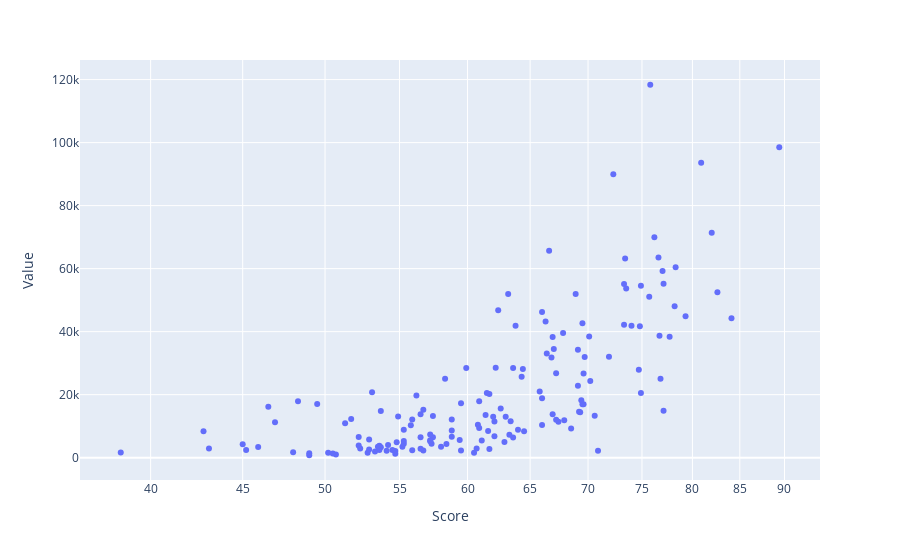

This figure's notebook cell:
### Code cell
fig = px.scatter(merged_data, x="Score", y="Value", log_x=True,
                hover_data=["Country", "Score"])
fig.show()

### Figure 1 — Plotly figure (JSON) as saved in the notebook; plotly's stock layout.template omitted (floating-point values rounded to 4 significant figures; data arrays with more than 128 entries replaced by an {"elided": "..."} marker saying what was removed)
{"data": [{"customdata": {"elided": "157x1 str values"}, "hovertemplate": "Score=%{x}<br>Value=%{y}<br>Country=%{customdata[0]}<extra></extra>", "legendgroup": "", "marker": {"color": "#636efa", "symbol": "circle"}, "mode": "markers", "name": "", "orientation": "v", "showlegend": false, "type": "scatter", "x": {"elided": "157 float values"}, "xaxis": "x", "y": {"elided": "157 float values"}, "yaxis": "y"}], "layout": {"legend": {"tracegroupgap": 0}, "margin": {"t": 60}, "xaxis": {"anchor": "y", "domain": [0, 1], "title": {"text": "Score"}, "type": "log"}, "yaxis": {"anchor": "x", "domain": [0, 1], "title": {"text": "Value"}}}}
